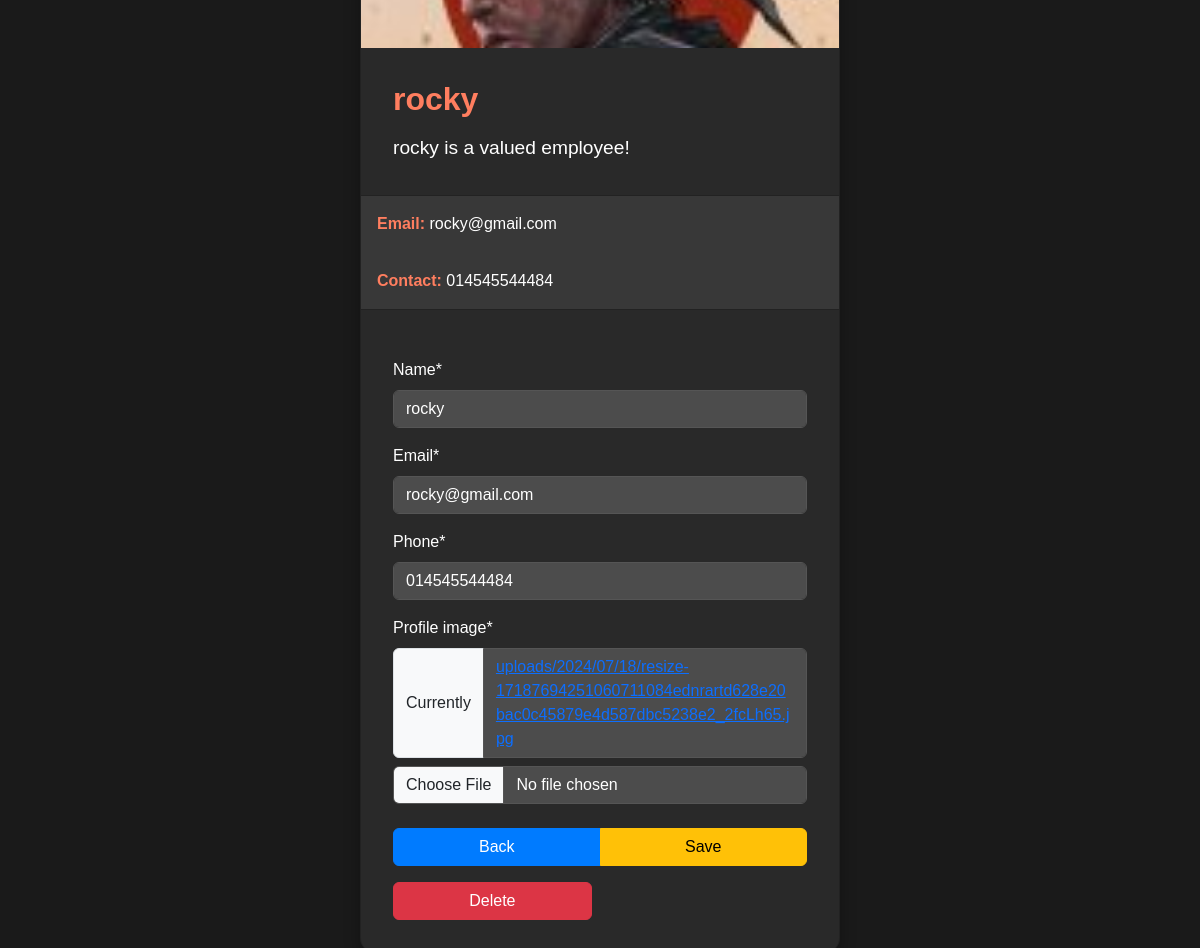
Page /edit/2/ on the committed database.
### home/models.py (models this page shows, shortened)
class Employ(models.Model):
    name = models.CharField(max_length=50)
    email = models.EmailField(max_length=200)
    profile_image = models.ImageField(upload_to='uploads/%Y/%m/%d')
    phone = models.CharField(max_length=50)
    created_at = models.DateTimeField(auto_now_add = True)
    updated_at = models.DateTimeField(auto_now = True)

### home/views.py (the view)
# urls.py: path('edit/<int:id>/',views.edit_employe,name="edit_employe"),
def edit_employe(request, id):
    employe = get_object_or_404(Employ, id=id)
    if request.method == 'POST':
        form = Empolyeform(request.POST, instance=employe)
        if form.is_valid():
            form.save()
            return redirect('home')
    else:
        form = Empolyeform(instance=employe)
    context = {
        "form": form,
        "employe": employe,
    }
    return render(request, 'card.html', context)

### home/forms.py
class Empolyeform(forms.ModelForm):
    class Meta:
        model = Employ
        fields = ['name','email','phone','profile_image']

### Templates/card.html (shortened to what this page needs)
<!DOCTYPE html>
<html lang="en">
<head>
    {% load crispy_forms_tags %}
    <link href="https://cdn.jsdelivr.net/npm/bootstrap@5.3.3/dist/css/bootstrap.min.css" rel="stylesheet">
</head>
<body>
    <div class="container">
        <div class="card">
            <img class="card-img-top" src="{{ employe.profile_image.url }}" alt="Profile Image">
            <div class="card-body">
                <h5 class="card-title">{{ employe.name }}</h5>
                <p class="card-text">{{ employe.name }} is a valued employee!</p>
            </div>
            <ul class="list-group list-group-flush">
                <li class="list-group-item">
                    <strong>Email:</strong> {{ employe.email }}
                </li>
                <li class="list-group-item">
                    <strong>Contact:</strong> {{ employe.phone }}
                </li>
            </ul>
            <div class="card-body">
                <form action="{% url 'edit_employe' employe.id %}" method="POST" enctype="multipart/form-data">
                    {{ form|crispy }}
                    <div class="btn-group">
                        <a href="{% url 'home'  %}" class="btn btn-primary">
                             Back
                        </a>
                        <button type="submit" class="btn btn-warning">
                             Save
                        </button>
                    </div>
                </form>
                <form action="{% url 'delete_employe' employe.id %}" method="POST" onsubmit="confirmDeletion(event)" style="margin-top: 1rem;">
                    <button type="submit" class="btn btn-danger">
                         Delete
                    </button>
                </form>
            </div>
        </div>
    </div>
</body>
</html>

### Templates/card.html (style rules this page uses)
body, html { height: 100%; margin: 0; display: flex; justify-content: center; align-items: center; background-color: #1a1a1a; color: #ffffff; font-family: Arial, sans-serif; }
.container { padding: 2rem; }
.card { width: 30rem; box-shadow: 0 8px 16px rgba(0,0,0,0.3); border-radius: 15px; overflow: hidden; background-color: #292929; color: #ffffff; }
.card-img-top { height: 200px; object-fit: cover; }
.card-body { padding: 2rem; }
.card-title { font-size: 2rem; font-weight: bold; margin-bottom: 1rem; color: #ff7e5f; }
.card-text { font-size: 1.2rem; margin-bottom: 1rem; }
.list-group-item { background-color: #383838; border-color: #383838; color: #ffffff; font-size: 1rem; padding: 1rem; }
.list-group-item strong { color: #ff7e5f; }
.btn-group { display: flex; justify-content: space-between; margin-top: 1.5rem; }
form { margin-top: 1rem; }
.form-control { background-color: #4c4c4c; color: #ffffff; border: 1px solid #555555; }
.btn-primary, .btn-warning, .btn-danger { width: 48%; }
.btn-primary { background-color: #007bff; border-color: #007bff; }
.btn-warning { background-color: #ffc107; border-color: #ffc107; }
.btn-danger { background-color: #dc3545; border-color: #dc3545; }

### rows in the picture
Employ: profile_image (picture), name "rocky", email "rocky@gmail.com", phone "014545544484"
